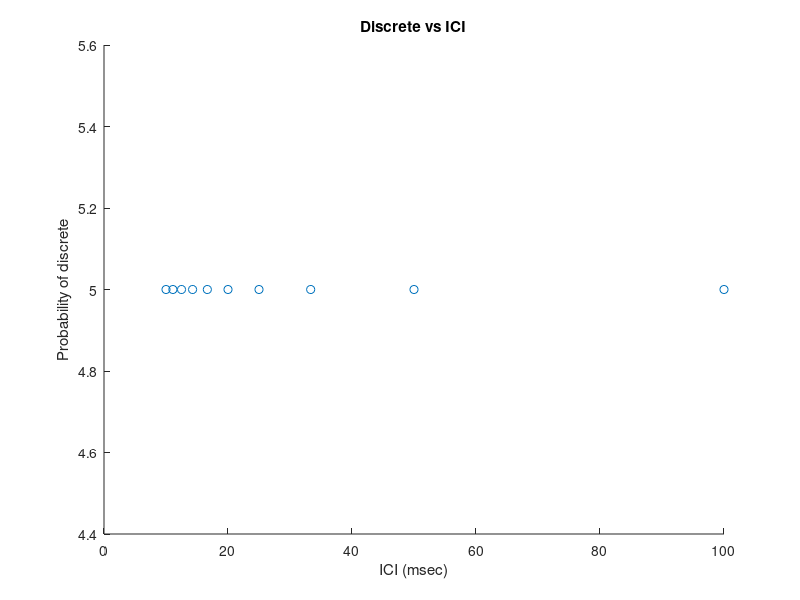
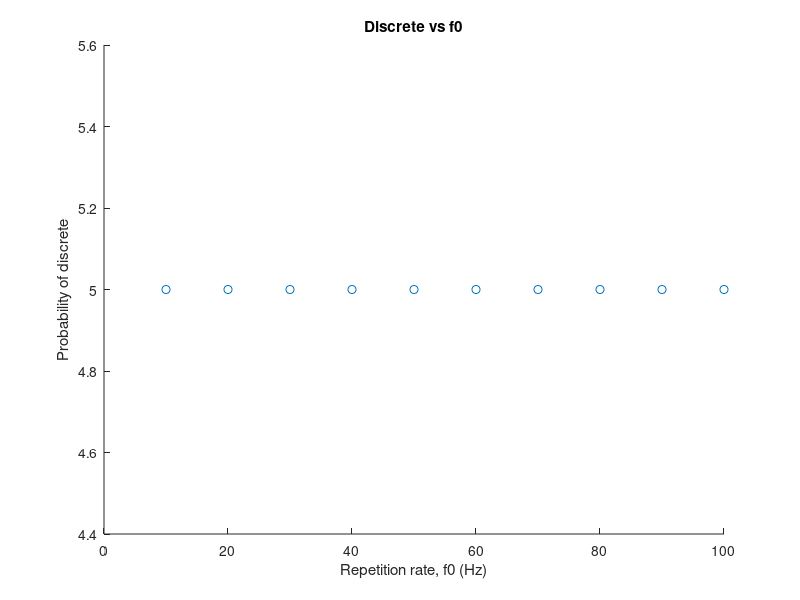

These figures' MATLAB source, in order:
clear
clc

%assigning randomization vector
randVect = zeros(1,100);
for i=1:length(randVect)
    randVect(i) = mod(i,10) + 1;
end
randVect = randVect(randperm(length(randVect)));

testVect = zeros(1,100); % for if I hear continuos or not
tracker = 1;

%playing the sounds
for i=randVect
    disp("(" + tracker + "/100) Playing next sound...");
    pause(1);
    
    f0 = i; % in Hz
    ICI = ceil((1 / f0) * 1000); % in msec
    soundFile = zeros(1,10000);
    for j=1:length(soundFile)
         if (mod(j,ICI) == 0)
             soundFile(j) = 1;
         end
    end
    sound(soundFile, 10000);

    prompt = 'Enter 1 if discrete, 0 if continuous: ';
    testVect(tracker) = input(prompt);
    tracker = tracker + 1;
end

%summing probabilities
overallProb = (sum(testVect)/100);
f0Prob = zeros(3,10);
for i=1:length(f0Prob)
    f0Prob(1,i) = i*10; %Hz
    f0Prob(2,i) = (1 / f0Prob(1,i)) * 1000; %msec
end

for i=1:length(randVect)
    f0Prob(3,randVect(i)) = f0Prob(3,randVect(i)) + testVect(i);
end

for i=1:length(f0Prob)
    f0Prob(3,i) = f0Prob(3,i) / 10;
end

figure(1)
scatter(f0Prob(2,:),f0Prob(3,:))
xlabel('ICI (msec)')
ylabel('Probability of discrete')
title('Discrete vs ICI')

figure(2)
scatter(f0Prob(1,:),f0Prob(3,:))
xlabel('Repetition rate, f0 (Hz)')
ylabel('Probability of discrete')
title('Discrete vs f0')
